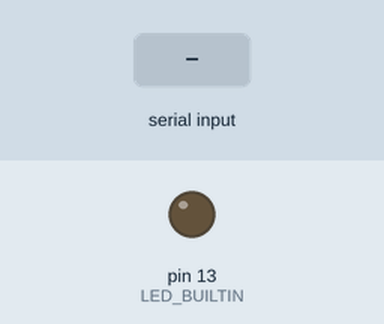
This sketch was run on a simulated Arduino Uno, built with avr-gcc and run on an emulated ATmega328P. Shown: output pins drawn as LEDs (lit = HIGH). Inputs (shaded band) come from the test bench.

Above: at 1.2 s.
1.3 s: "1\n" received over Serial
At 1.6 s:
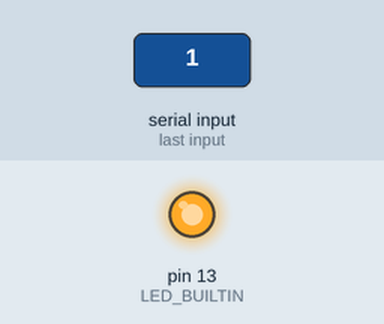
2.8 s: "0\n" received over Serial
At 4.0 s:
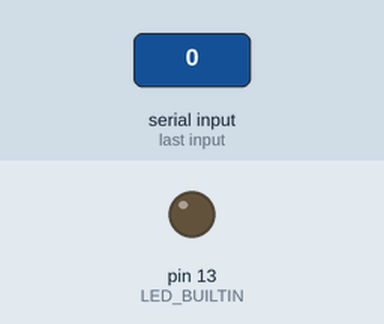
4.3 s: "2\n" received over Serial
At 5.1 s:
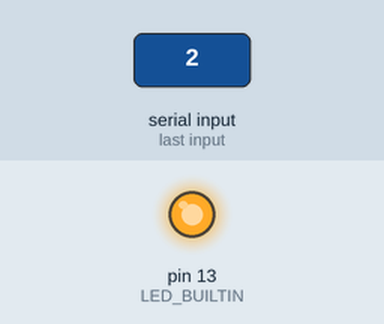
Timing chart, 0 to 7.3 s (numbered marks = the images above; inputs shaded):
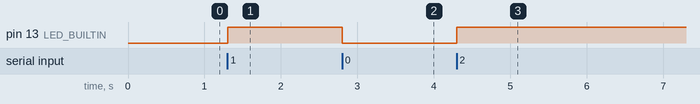

The sketch:

matlabguiLED.ino
```cpp
void setup() {

  pinMode(LED_BUILTIN, OUTPUT);

  Serial.begin(9600);

}

int bypass = 0;

void loop() {

  if (int(Serial.read()) == 10) {

    if (digitalRead(LED_BUILTIN) == LOW) {
      digitalWrite(LED_BUILTIN, HIGH);
      bypass = 1;
    }

    if (digitalRead(LED_BUILTIN) == HIGH && bypass == 0) {
      digitalWrite(LED_BUILTIN, LOW);
    }

    bypass = 0;
  }
}
```

Measured:
- after the input at 1.3 s, pin 13 (LED_BUILTIN): LOW → HIGH at once
- after the input at 2.8 s, pin 13 (LED_BUILTIN): HIGH → LOW at once
- after the input at 4.3 s, pin 13 (LED_BUILTIN): LOW → HIGH at once
